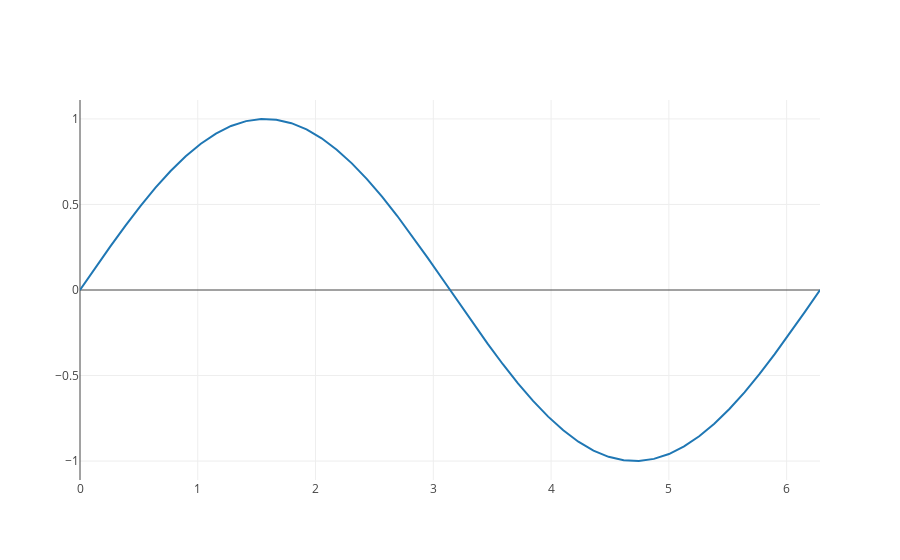

The cell this chart's notebook holds for it:
### Code cell
import plotly
from Planets import *
import ipywidgets as wdgs

plotly.offline.init_notebook_mode(connected=True)

#Solar Sistem Creation
sistem = SolarSistem()

#Dictionary with all planets
planets_dict = {
    "Mercurio": sistem.planets[0],
    "Venus": sistem.planets[1],
    "La Tierra": sistem.planets[2],
    "Marte": sistem.planets[3],
    "Júpiter": sistem.planets[4],
    "Saturno": sistem.planets[5],
    "Urano": sistem.planets[6],
    "Neptuno":  sistem.planets[7]
}

#Interactive Widgets Creation
planet_picker = wdgs.Dropdown(options=planets_dict, description="Planeta")
day_picker = wdgs.IntText(value=1, description="Día", disabled=False)
anomaly_picker = wdgs.FloatSlider(value=0,min = 0, max = 2*math.pi, step = 0.01, 
                                  description="Anomalía Excéntrica", disabled=False)
option = wdgs.Checkbox(description='Unir puntos',value=True)
N = wdgs.IntText(value=20, description="Número de puntos", disabled=False)

wdgs.interact_manual(showInfo, planet=planet_picker, t=day_picker, u=anomaly_picker,
                     opt = option, N = N, description="Mostrar información y órbita")

import plotly
import plotly.offline as py
from plotly import graph_objs as go
py.init_notebook_mode(connected=True)
print(plotly.__version__)
# 2.0.6

# Simple sine function
x = np.linspace(0,2*np.pi)
y = np.sin(x)
trace = go.Scatter(x=x,y=y)
py.iplot([trace])

### Figure 1 — Plotly figure (JSON) as saved in the notebook; plotly's stock layout.template omitted (floating-point values rounded to 4 significant figures)
{"data": [{"type": "scatter", "x": [0, 0.1282, 0.2565, 0.3847, 0.5129, 0.6411, 0.7694, 0.8976, 1.026, 1.154, 1.282, 1.411, 1.539, 1.667, 1.795, 1.923, 2.052, 2.18, 2.308, 2.436, 2.565, 2.693, 2.821, 2.949, 3.077, 3.206, 3.334, 3.462, 3.59, 3.719, 3.847, 3.975, 4.103, 4.232, 4.36, 4.488, 4.616, 4.744, 4.873, 5.001, 5.129, 5.257, 5.386, 5.514, 5.642, 5.77, 5.899, 6.027, 6.155, 6.283], "y": [0, 0.1279, 0.2537, 0.3753, 0.4907, 0.5981, 0.6957, 0.7818, 0.8551, 0.9144, 0.9587, 0.9872, 0.9995, 0.9954, 0.9749, 0.9385, 0.8866, 0.8202, 0.7403, 0.6482, 0.5455, 0.4339, 0.3151, 0.1912, 0.06407, -0.06407, -0.1912, -0.3151, -0.4339, -0.5455, -0.6482, -0.7403, -0.8202, -0.8866, -0.9385, -0.9749, -0.9954, -0.9995, -0.9872, -0.9587, -0.9144, -0.8551, -0.7818, -0.6957, -0.5981, -0.4907, -0.3753, -0.2537, -0.1279, -2.449e-16]}], "layout": {}}
